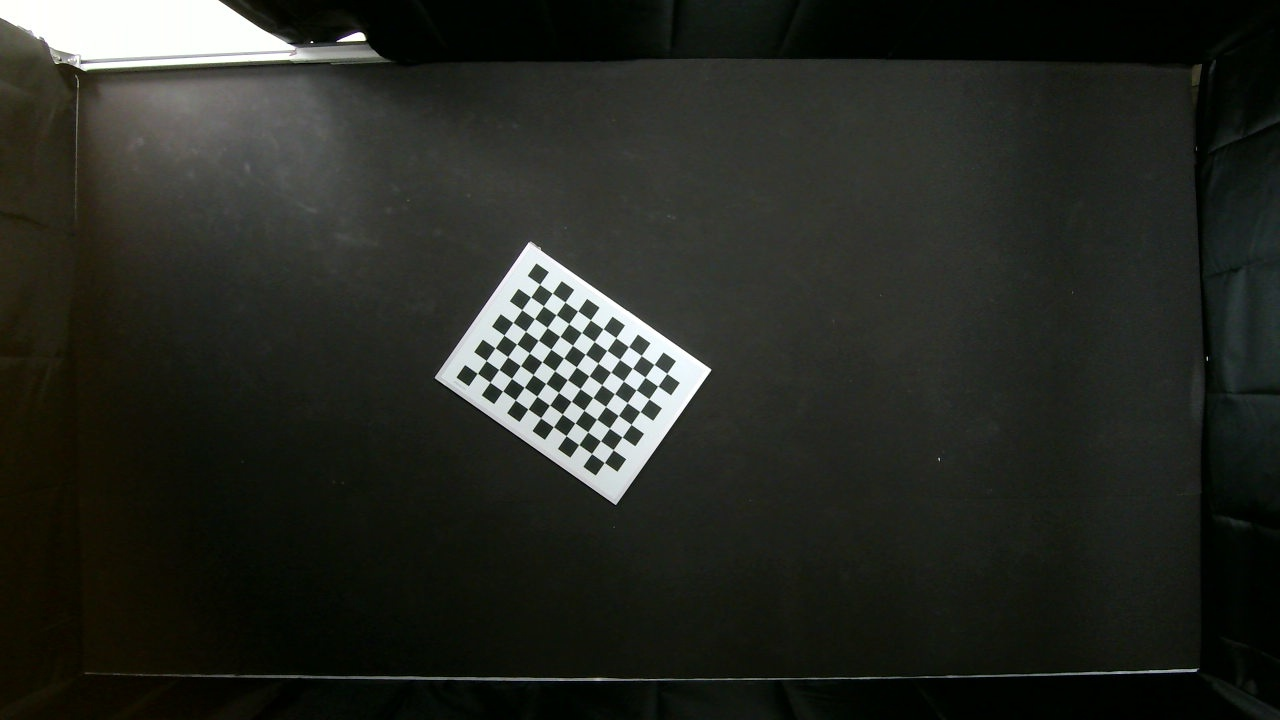
#> input picture Camera/Images/Calibration/img1.jpg, 1280 x 720 px; its folder holds only this picture in this run
$ python calibration.py
#> lines starting #> are read from the running program, lines starting #| are printed output that depends on the picture; after the words box and inside, x2 and y2 are one past the last pixel; in counts of white or black regions, pixels touching at a corner belong together; long printed decimals are rounded
import cv2
import numpy as np
import glob
import json

# 找棋盘格角点
# 设置寻找亚像素角点的参数，采用的停止准则是最大循环次数30和最大误差容限0.001
criteria = (cv2.TERM_CRITERIA_EPS + cv2.TERM_CRITERIA_MAX_ITER, 30, 0.001)  # 阈值
# 棋盘格模板规格   Specification of the checkerboard
w = 11   # 10 - 1
h = 8   # 7  - 1
# 世界坐标系中的棋盘格点,例如(0,0,0), (1,0,0), (2,0,0) ....,(8,5,0)，去掉Z坐标，记为二维矩阵
objp = np.zeros((w*h,3), np.float32)
objp[:,:2] = np.mgrid[0:w,0:h].T.reshape(-1,2)
objp = objp*35  # 35 mm

# 储存棋盘格角点的世界坐标和图像坐标对
objpoints = [] # 在世界坐标系中的三维点
imgpoints = [] # 在图像平面的二维点
#加载pic文件夹下所有的jpg图像  load all images in the pic folder
images = glob.glob('Camera/Images/Calibration/*.jpg')  #   拍摄的十几张棋盘图片所在目录 the direction of the folder

i=0
for fname in images:

    img = cv2.imread(fname)
#> img is the input picture: shape (720, 1280, 3); mean B, G, R 34.9, 41, 38.6
    # 获取画面中心点 Get the center point of the image
    #获取图像的长宽    Get the length and width of the image
    h1, w1 = img.shape[0], img.shape[1]
    gray = cv2.cvtColor(img,cv2.COLOR_BGR2GRAY)
    u, v = img.shape[:2]
    # 找到棋盘格角点
    ret, corners = cv2.findChessboardCorners(gray, (w,h),None)
#> ret = True; corners = 88 rows, first 8: [539.6, 284.3], [552.3, 293.2], [565, 302], [577.6, 310.9], [590.4, 319.8], [603, 328.8], [615.8, 337.6], [628.5, 346.6]
    # 如果找到足够点对，将其存储起来
    if ret == True:
        print("i:", i)
        i = i+1

        cv2.cornerSubPix(gray,corners,(11,11),(-1,-1),criteria)

        objpoints.append(objp)
        imgpoints.append(corners)
        # Show corners
        cv2.drawChessboardCorners(img, (w,h), corners, ret)
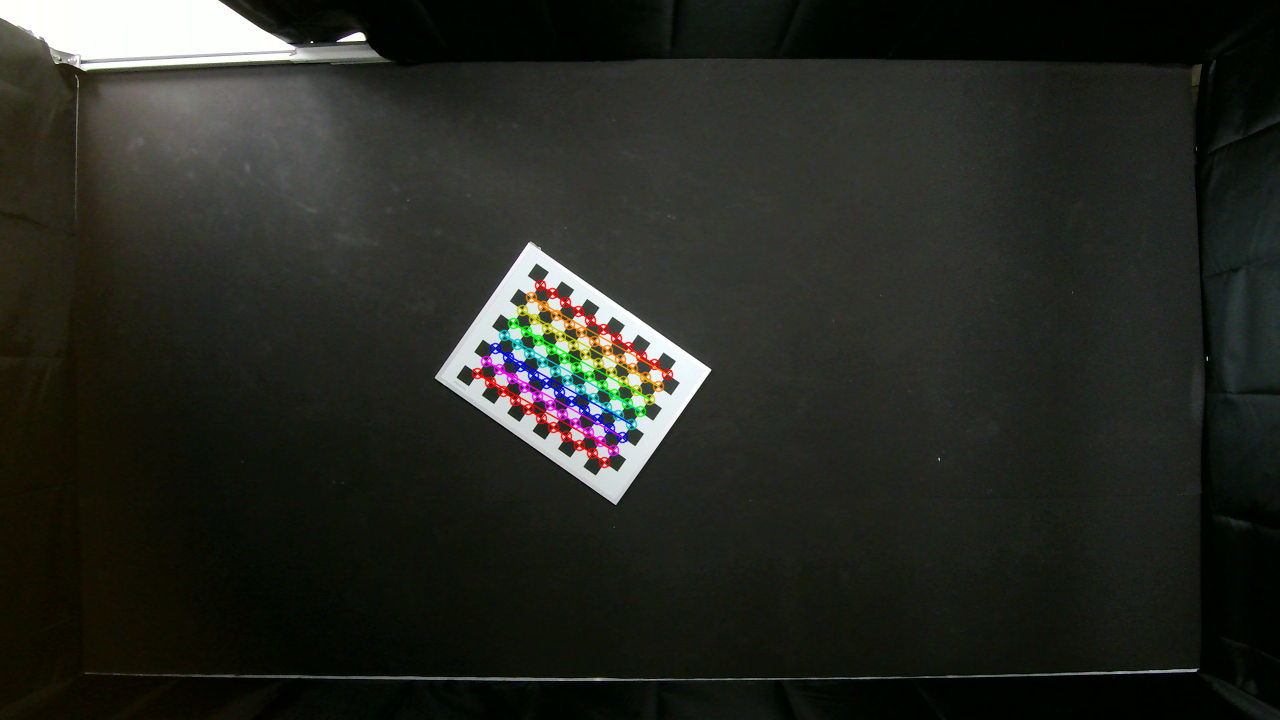
#> img: shape (720, 1280, 3); 1.32% of pixels changed, all inside (x1, y1, x2, y2) = (471, 279, 674, 469)
        cv2.namedWindow('findCorners', cv2.WINDOW_NORMAL)
        cv2.resizeWindow('findCorners', 640, 480)
        cv2.imshow('findCorners',img)
        cv2.waitKey(200)
cv2.destroyAllWindows()
#%% 标定
print('Calculating')
#标定
ret, mtx, dist, rvecs, tvecs = \
    cv2.calibrateCamera(objpoints, imgpoints, gray.shape[::-1], None, None)
#> ret = 0.11; mtx = [[1026.4, 0, 602], [0, 1025.9, 367.7], [0, 0, 1]]; dist = [[-0.683, 68.92, 0.00221, 0.00634, -2673.9]]; rvecs = ([-0.00981, -0.00555, 0.612],); tvecs = ([-140.9, -188.1, 2308.8],)

dist = dist[0]
#> dist = [-0.683, 68.92, 0.00221, 0.00634, -2673.9]

print("ret:",ret  )
#| ret: 0.1097
print("mtx:\n",mtx)      # camera matrix
#| mtx:
#|  [[1.02636722e+03 0.00000000e+00 6.02009547e+02]
#|  [0.00000000e+00 1.02590938e+03 3.67684289e+02]
#|  [0.00000000e+00 0.00000000e+00 1.00000000e+00]]
print("dist:\n",dist)   # distortion cofficients = (k_1,k_2,p_1,p_2,k_3)
#| dist:
#|  [-6.82636099e-01  6.89229231e+01  2.21072840e-03  6.34299844e-03
#|  -2.67385457e+03]
print("rvecs:\n",rvecs)   # Rotation Vector  # 外参数
#| rvecs:
#|  (array([[-0.00981   ],
#|        [-0.005545],
#|        [ 0.6117 ]]),)
print("tvecs:\n",tvecs)  # Rranslation vector  # 外参数
#| tvecs:
#|  (array([[-140.932],
#|        [-188.108],
#|        [2308.775]]),)

# Save matrices K and D to 'calibration_result.json'
data_json = {
    "fx": mtx[0,0],
    "fy": mtx[1,1],
    "cx": mtx[0,2],
    "cy": mtx[1,2],
    "k1": dist[0],
    "k2": dist[1],
    "p1": dist[2],
    "p2": dist[3],
    "k3": dist[4]
}
with open('Camera/calibration_result.json', 'w') as f:
    json.dump(data_json, f)

cv2.destroyAllWindows()

$ run again, on Camera/Images/Calibration/img14.jpg
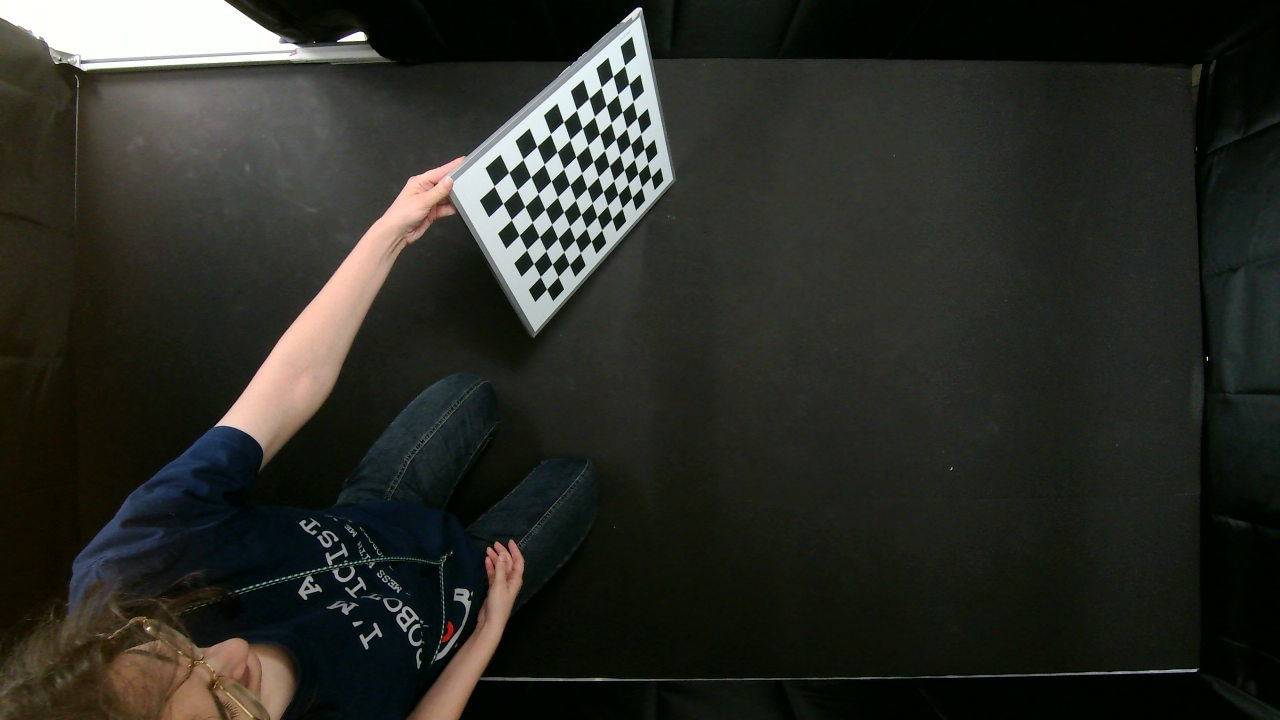
#> input picture Camera/Images/Calibration/img14.jpg, 1280 x 720 px
#> img is the input picture: shape (720, 1280, 3); mean B, G, R 38.8, 44.9, 43.3
#> `gray = cv2.cvtColor(img,cv2.COLOR_BGR2GRAY)`:
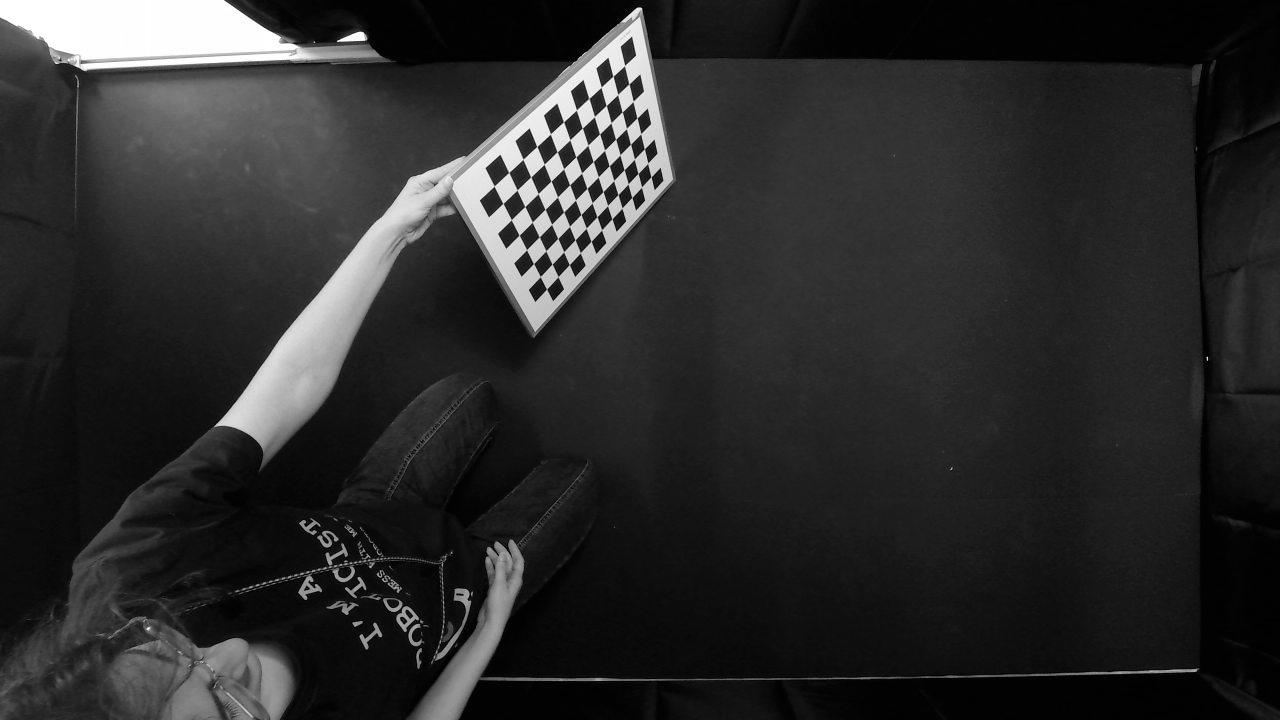
#> gray: shape (720, 1280); min 0, max 255, mean 43.7
#> `ret, corners = cv2.findChessboardCorners(gray, (w,h),None)`: ret = True; corners = 88 rows, first 8: [650.8, 176.9], [641.6, 187], [631.9, 197.5], [622, 208], [612, 218.9], [601.8, 229.7], [591, 241.3], [580.3, 252.6]
#> `cv2.drawChessboardCorners(img, (w,h), corners, ret)`:
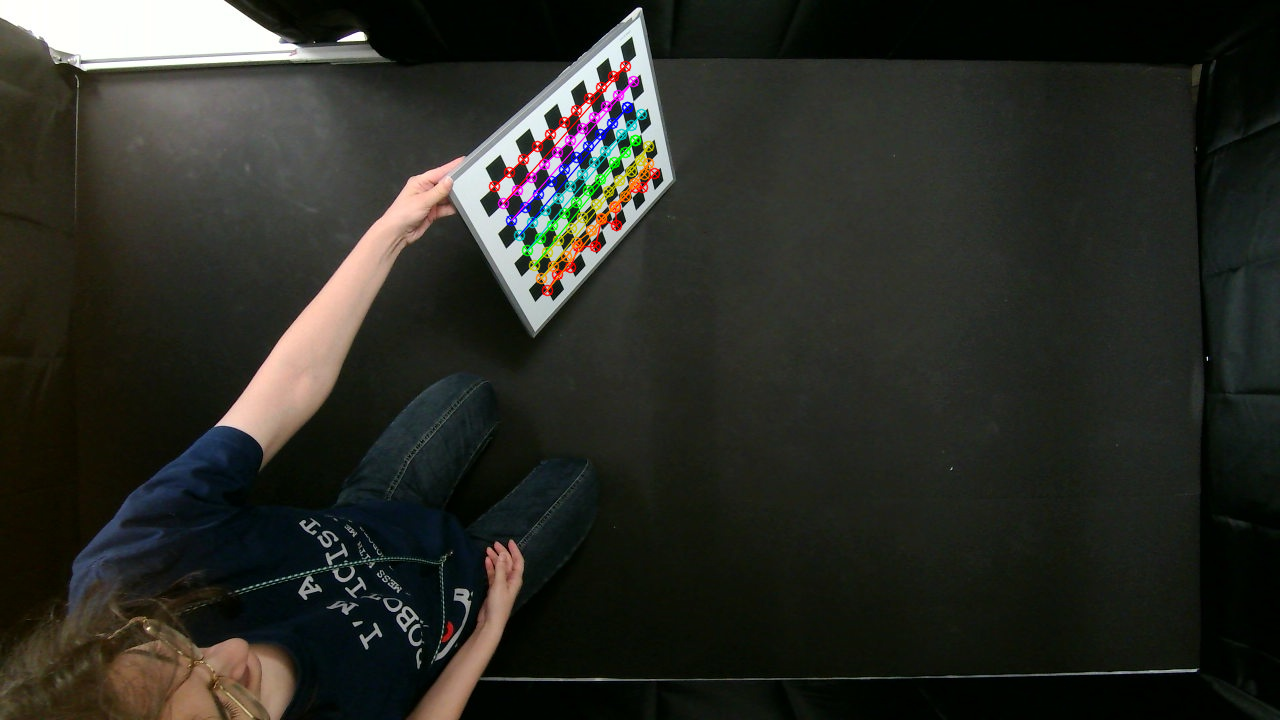
#> img: shape (720, 1280, 3); 1.27% of pixels changed, all inside (x1, y1, x2, y2) = (488, 60, 661, 297)
#> `ret, mtx, dist, rvecs, tvecs = \ cv2.calibrateCamera(objpoints, imgpoi..`: ret = 3.46; mtx = [[540.8, 0, 650.3], [0, 670.6, 298], [0, 0, 1]]; dist = [[-2.51, 14.3, -0.228, -0.238, -49.6]]; rvecs = ([-0.794, -1.05, 2.27],); tvecs = ([19.94, -236.4, 1359.2],)
#> `dist = dist[0]`: dist = [-2.51, 14.3, -0.228, -0.238, -49.6]
#| ret: 3.456
#| mtx:
#|  [[540.781   0.         650.320 ]
#|  [  0.         670.646  298.005]
#|  [  0.           0.           1.        ]]
#| dist:
#|  [ -2.507   14.299  -0.2278   -0.2376 -49.596]
#| rvecs:
#|  (array([[-0.7945],
#|        [-1.050],
#|        [ 2.274]]),)
#| tvecs:
#|  (array([[  19.941 ],
#|        [-236.381],
#|        [1359.181]]),)

$ run again, on Camera/Images/Calibration/img15.jpg
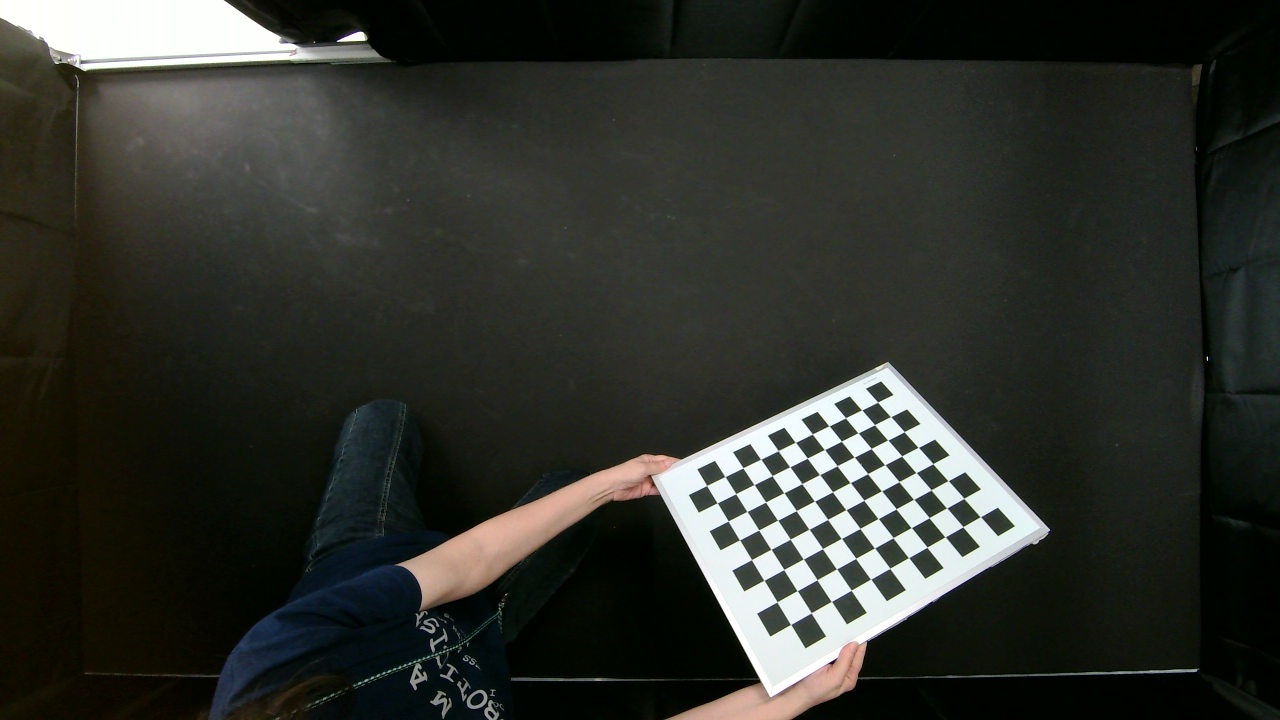
#> input picture Camera/Images/Calibration/img15.jpg, 1280 x 720 px
#> img is the input picture: shape (720, 1280, 3); mean B, G, R 43.9, 49.6, 47.3
#> `ret, corners = cv2.findChessboardCorners(gray, (w,h),None)`: ret = True; corners = 88 rows, first 8: [980.4, 516.7], [962.8, 526.7], [945.1, 536.9], [927, 547.2], [908.5, 557.6], [889.9, 568.4], [870.8, 579.2], [851.3, 590.2]
#> `cv2.drawChessboardCorners(img, (w,h), corners, ret)`:
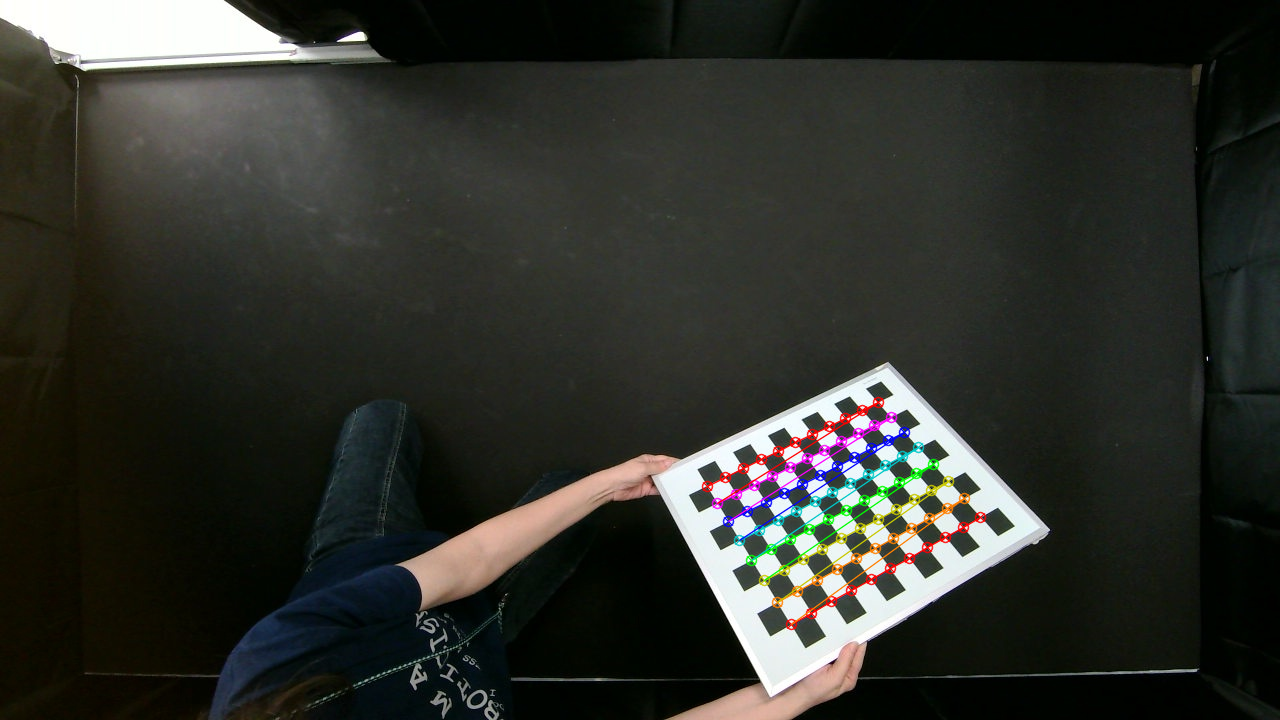
#> img: shape (720, 1280, 3); 1.57% of pixels changed, all inside (x1, y1, x2, y2) = (701, 396, 987, 631)
#> `ret, mtx, dist, rvecs, tvecs = \ cv2.calibrateCamera(objpoints, imgpoi..`: ret = 0.0465; mtx = [[695, 0, 629], [0, 773.9, 344.2], [0, 0, 1]]; dist = [[-0.0287, 0.0777, 0.00179, 0.000801, -0.166]]; rvecs = ([-0.136, 1.09, 2.49],); tvecs = ([548.5, 241.4, 1080.3],)
#> `dist = dist[0]`: dist = [-0.0287, 0.0777, 0.00179, 0.000801, -0.166]
#| ret: 0.04649
#| mtx:
#|  [[694.970   0.         628.973 ]
#|  [  0.         773.942 344.164]
#|  [  0.           0.           1.        ]]
#| dist:
#|  [-0.02869  0.07775   0.001794  0.0008009 -0.1661]
#| rvecs:
#|  (array([[-0.1356],
#|        [ 1.090],
#|        [ 2.486]]),)
#| tvecs:
#|  (array([[ 548.460 ],
#|        [ 241.370],
#|        [1080.264]]),)

$ run again, on Camera/Images/Calibration/img16.jpg
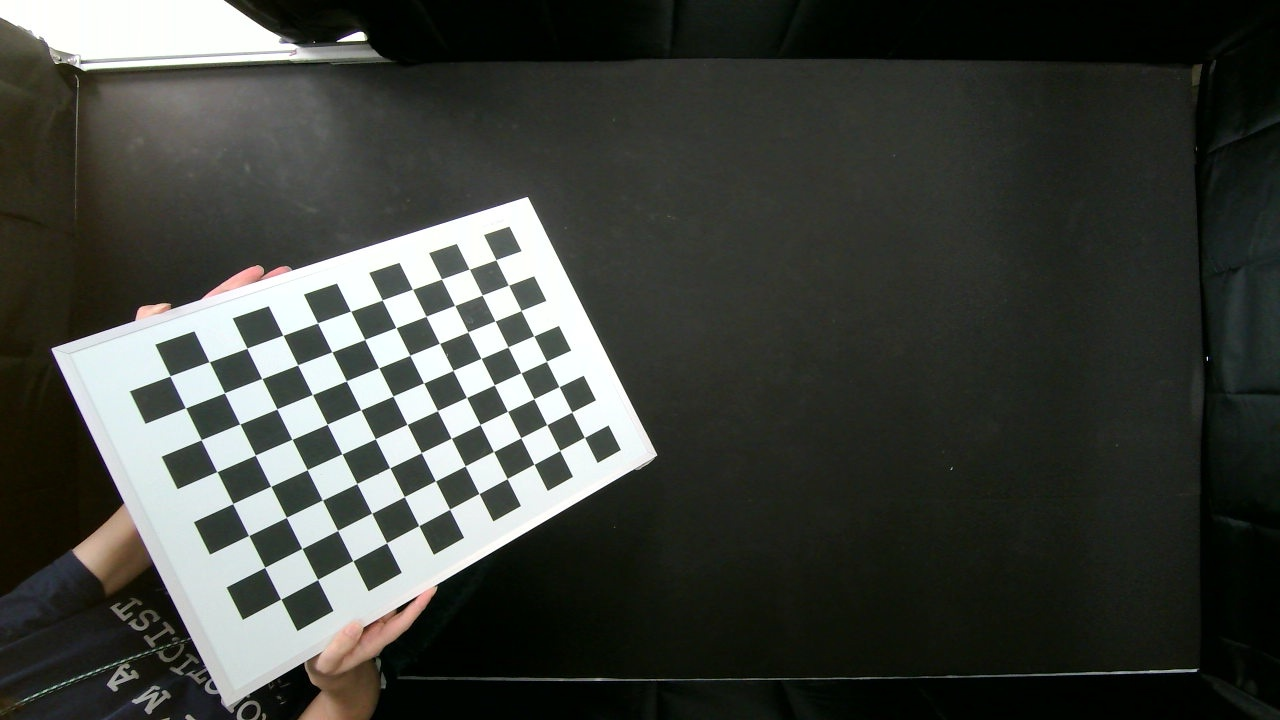
#> input picture Camera/Images/Calibration/img16.jpg, 1280 x 720 px
#> img is the input picture: shape (720, 1280, 3); mean B, G, R 61.2, 66.6, 63.6
#> `ret, corners = cv2.findChessboardCorners(gray, (w,h),None)`: ret = True; corners = 88 rows, first 8: [584.5, 437.3], [559.8, 450.5], [534, 464.3], [507, 478.6], [479, 493.5], [449.5, 509.3], [418.8, 525.6], [386.5, 542.8]
#> `cv2.drawChessboardCorners(img, (w,h), corners, ret)`:
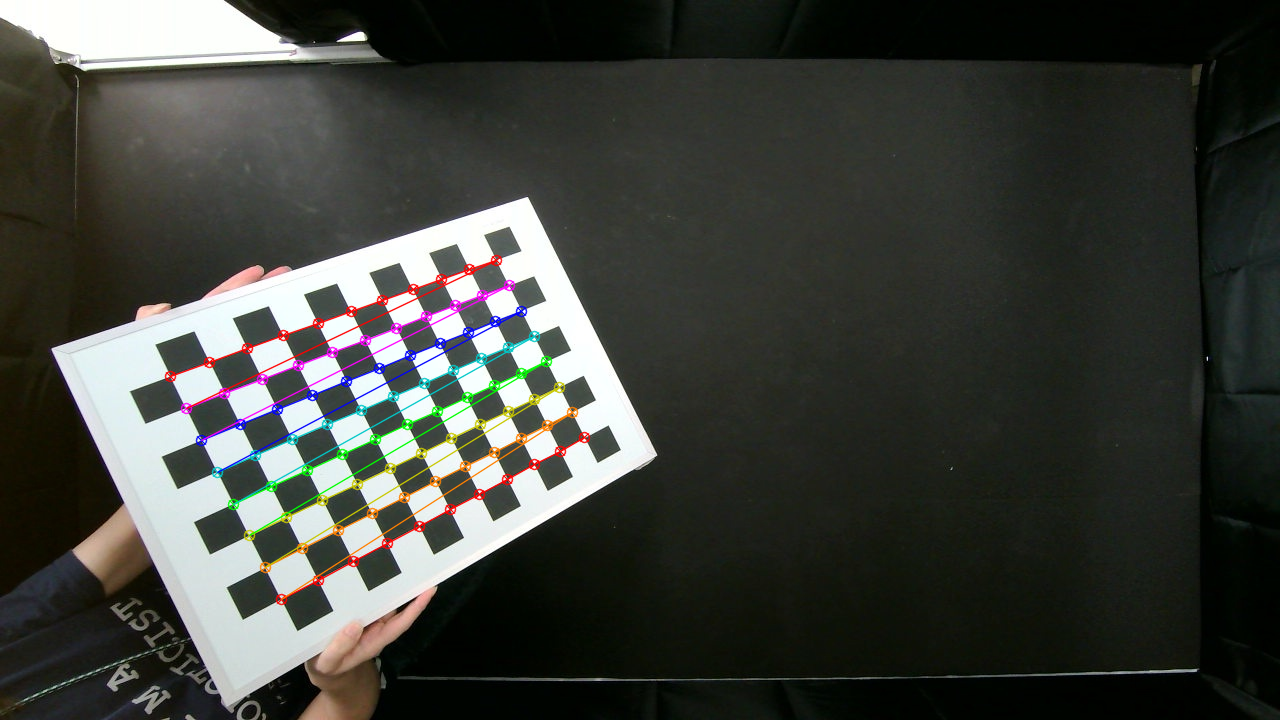
#> img: shape (720, 1280, 3); 2.23% of pixels changed, all inside (x1, y1, x2, y2) = (164, 254, 591, 606)
#> `ret, mtx, dist, rvecs, tvecs = \ cv2.calibrateCamera(objpoints, imgpoi..`: ret = 0.062; mtx = [[642.7, 0, 671.9], [0, 640.1, 355.2], [0, 0, 1]]; dist = [[-0.00988, 0.00275, 0.00102, 0.00017, -0.0208]]; rvecs = ([-0.661, 0.146, 2.61],); tvecs = ([-107.7, 101.6, 791.3],)
#> `dist = dist[0]`: dist = [-0.00988, 0.00275, 0.00102, 0.00017, -0.0208]
#| ret: 0.06205
#| mtx:
#|  [[642.698   0.         671.914]
#|  [  0.         640.139 355.153]
#|  [  0.           0.           1.        ]]
#| dist:
#|  [-0.009882  0.002748  0.001025  0.0001704 -0.02079]
#| rvecs:
#|  (array([[-0.6614],
#|        [ 0.1461],
#|        [ 2.607]]),)
#| tvecs:
#|  (array([[-107.713],
#|        [ 101.572],
#|        [ 791.312]]),)
